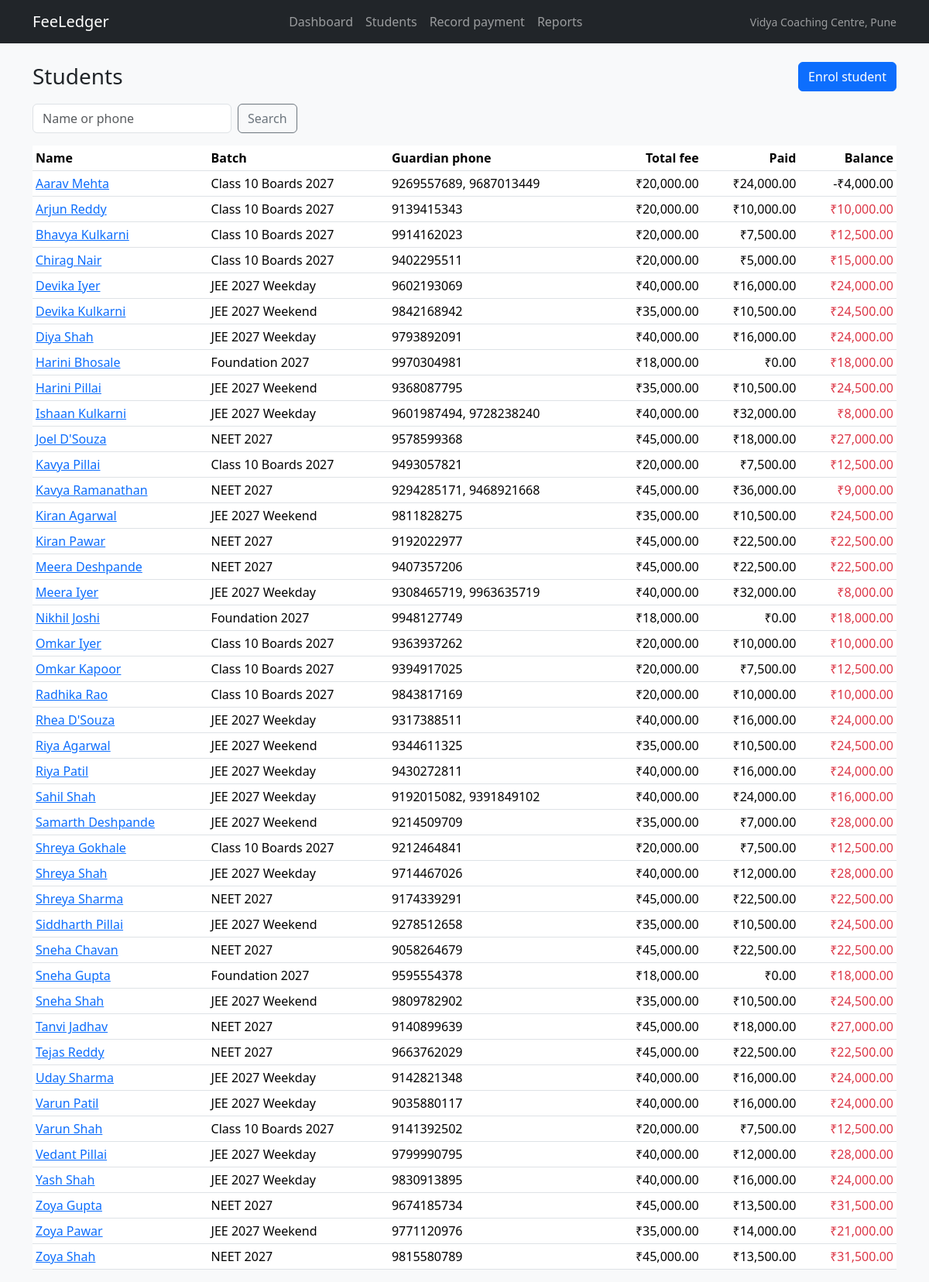
Page /index.php/students on the committed database.
### tables this page shows
CREATE TABLE students (
  id INT UNSIGNED NOT NULL AUTO_INCREMENT PRIMARY KEY,
  batch_id INT UNSIGNED NOT NULL,
  name VARCHAR(120) NOT NULL,
  phone VARCHAR(15) NOT NULL,
  email VARCHAR(150) NULL,
  joined_on DATE NOT NULL,
  discount DECIMAL(10,2) NOT NULL DEFAULT 0,
  KEY idx_students_batch (batch_id),
  CONSTRAINT fk_students_batch FOREIGN KEY (batch_id) REFERENCES batches (id)
);

CREATE TABLE batches (
  id INT UNSIGNED NOT NULL AUTO_INCREMENT PRIMARY KEY,
  name VARCHAR(100) NOT NULL,
  start_date DATE NOT NULL,
  monthly_fee DECIMAL(10,2) NOT NULL,
  installments TINYINT UNSIGNED NOT NULL,
  status ENUM('active','paused') NOT NULL DEFAULT 'active'
);

### application/core/MY_Controller.php (called while the page is built, shortened)
<?php
class MY_Controller extends CI_Controller {
	public function __construct()
	{
		$this->load->model(array('batch_model', 'student_model', 'installment_model', 'payment_model'));
	}
	protected function render($view, array $data = array())
	{
		$data['content'] = $this->load->view($view, $data, TRUE);
		$data['centre_name'] = $this->config->item('centre_name');
		$this->load->view('layout', $data);
	}
}

### application/controllers/Students.php (called while the page is built, shortened)
<?php
class Students extends MY_Controller {
	public function index()
	{
		$students = $this->student_model->list_with_balances();
		foreach ($students as $s)
		{
			$s->balance = $s->total_fee - $s->total_paid;
		}
		$this->render('students/index', array('title' => 'Students', 'q' => '', 'students' => $students));
	}
}

### index.php (called while the page is built, shortened)
<?php
require_once BASEPATH.'core/CodeIgniter.php';

### application/models/Student_model.php (called while the page is built, shortened)
<?php
class Student_model extends CI_Model {
	public function list_with_balances()
	{
		$this->db->select("s.id, s.name, s.phone, b.name AS batch_name,
		    GROUP_CONCAT(DISTINCT g.phone SEPARATOR ', ') AS guardian_phones,
		    (SELECT COALESCE(SUM(i.amount), 0) FROM installments i WHERE i.student_id = s.id) AS total_fee,
		    COALESCE(SUM(p.amount), 0) AS total_paid", FALSE)
			->from('students s')
			->join('batches b', 'b.id = s.batch_id')
			->join('guardians g', 'g.student_id = s.id', 'left')
			->join('payments p', "p.student_id = s.id AND p.status = 'captured'", 'left')
			->group_by('s.id')
			->order_by('s.name');
		return $this->db->get()->result();
	}
}

### application/helpers/legacy_helper.php (called while the page is built, shortened)
<?php
if ( ! function_exists('format_inr'))
{
	function format_inr($amount)
	{
		$amount = (float) $amount;
		$negative = $amount < 0;
		$parts = explode('.', number_format(abs($amount), 2, '.', ''));
		$whole = $parts[0];
		$last3 = substr($whole, -3);
		$rest = substr($whole, 0, -3);
		if ($rest !== '' && $rest !== FALSE)
		{
			$rest = preg_replace('/\B(?=(\d{2})+(?!\d))/', ',', $rest);
			$whole = $rest . ',' . $last3;
		}
		return ($negative ? '-' : '') . '₹' . $whole . '.' . $parts[1];
	}
}

### application/views/students/index.php (the view, shortened to what this page needs)
<div class="d-flex justify-content-between align-items-center mb-3">
	<h1 class="h3 mb-0">Students</h1>
	<a class="btn btn-primary" href="<?php echo site_url('students/enrol'); ?>">Enrol student</a>
</div>
<table class="table table-sm table-hover bg-white">
	<thead>
		<tr><th>Name</th><th>Batch</th><th>Guardian phone</th><th class="text-end">Total fee</th><th class="text-end">Paid</th><th class="text-end">Balance</th></tr>
	</thead>
	<tbody>
	<?php foreach ($students as $s): ?>
		<tr data-student-id="<?php echo (int) $s->id; ?>" data-balance="<?php echo number_format($s->balance, 2, '.', ''); ?>">
			<td><a href="<?php echo site_url('students/view/' . $s->id); ?>"><?php echo html_escape($s->name); ?></a></td>
			<td><?php echo html_escape($s->batch_name); ?></td>
			<td><?php echo html_escape($s->guardian_phones); ?></td>
			<td class="text-end"><?php echo format_inr($s->total_fee); ?></td>
			<td class="text-end"><?php echo format_inr($s->total_paid); ?></td>
			<td class="text-end<?php echo $s->balance > 0 ? ' text-danger' : ''; ?>"><?php echo format_inr($s->balance); ?></td>
		</tr>
	<?php endforeach; ?>
	</tbody>
</table>

### rows in the picture
students: name "Aarav Mehta", batch.name "Class 10 Boards 2027", guardian_phones "9269557689, 9687013449", total_fee "₹20,000.00", total_paid "₹24,000.00", balance "-₹4,000.00"
students: name "Arjun Reddy", batch.name "Class 10 Boards 2027", guardian_phones "9139415343", total_fee "₹20,000.00", total_paid "₹10,000.00", balance "₹10,000.00"
students: name "Bhavya Kulkarni", batch.name "Class 10 Boards 2027", guardian_phones "9914162023", total_fee "₹20,000.00", total_paid "₹7,500.00", balance "₹12,500.00"
students: name "Chirag Nair", batch.name "Class 10 Boards 2027", guardian_phones "9402295511", total_fee "₹20,000.00", total_paid "₹5,000.00", balance "₹15,000.00"
students: name "Devika Iyer", batch.name "JEE 2027 Weekday", guardian_phones "9602193069", total_fee "₹40,000.00", total_paid "₹16,000.00", balance "₹24,000.00"
students: name "Devika Kulkarni", batch.name "JEE 2027 Weekend", guardian_phones "9842168942", total_fee "₹35,000.00", total_paid "₹10,500.00", balance "₹24,500.00"
students: name "Diya Shah", batch.name "JEE 2027 Weekday", guardian_phones "9793892091", total_fee "₹40,000.00", total_paid "₹16,000.00", balance "₹24,000.00"
students: name "Harini Bhosale", batch.name "Foundation 2027", guardian_phones "9970304981", total_fee "₹18,000.00", total_paid "₹0.00", balance "₹18,000.00"
students: name "Harini Pillai", batch.name "JEE 2027 Weekend", guardian_phones "9368087795", total_fee "₹35,000.00", total_paid "₹10,500.00", balance "₹24,500.00"
students: name "Ishaan Kulkarni", batch.name "JEE 2027 Weekday", guardian_phones "9601987494, 9728238240", total_fee "₹40,000.00", total_paid "₹32,000.00", balance "₹8,000.00"
students: name "Joel D'Souza", batch.name "NEET 2027", guardian_phones "9578599368", total_fee "₹45,000.00", total_paid "₹18,000.00", balance "₹27,000.00"
students: name "Kavya Pillai", batch.name "Class 10 Boards 2027", guardian_phones "9493057821", total_fee "₹20,000.00", total_paid "₹7,500.00", balance "₹12,500.00"
students: name "Kavya Ramanathan", batch.name "NEET 2027", guardian_phones "9294285171, 9468921668", total_fee "₹45,000.00", total_paid "₹36,000.00", balance "₹9,000.00"
students: name "Kiran Agarwal", batch.name "JEE 2027 Weekend", guardian_phones "9811828275", total_fee "₹35,000.00", total_paid "₹10,500.00", balance "₹24,500.00"
students: name "Kiran Pawar", batch.name "NEET 2027", guardian_phones "9192022977", total_fee "₹45,000.00", total_paid "₹22,500.00", balance "₹22,500.00"
students: name "Meera Deshpande", batch.name "NEET 2027", guardian_phones "9407357206", total_fee "₹45,000.00", total_paid "₹22,500.00", balance "₹22,500.00"
students: name "Meera Iyer", batch.name "JEE 2027 Weekday", guardian_phones "9308465719, 9963635719", total_fee "₹40,000.00", total_paid "₹32,000.00", balance "₹8,000.00"
students: name "Nikhil Joshi", batch.name "Foundation 2027", guardian_phones "9948127749", total_fee "₹18,000.00", total_paid "₹0.00", balance "₹18,000.00"
students: name "Omkar Iyer", batch.name "Class 10 Boards 2027", guardian_phones "9363937262", total_fee "₹20,000.00", total_paid "₹10,000.00", balance "₹10,000.00"
students: name "Omkar Kapoor", batch.name "Class 10 Boards 2027", guardian_phones "9394917025", total_fee "₹20,000.00", total_paid "₹7,500.00", balance "₹12,500.00"
students: name "Radhika Rao", batch.name "Class 10 Boards 2027", guardian_phones "9843817169", total_fee "₹20,000.00", total_paid "₹10,000.00", balance "₹10,000.00"
students: name "Rhea D'Souza", batch.name "JEE 2027 Weekday", guardian_phones "9317388511", total_fee "₹40,000.00", total_paid "₹16,000.00", balance "₹24,000.00"
students: name "Riya Agarwal", batch.name "JEE 2027 Weekend", guardian_phones "9344611325", total_fee "₹35,000.00", total_paid "₹10,500.00", balance "₹24,500.00"
students: name "Riya Patil", batch.name "JEE 2027 Weekday", guardian_phones "9430272811", total_fee "₹40,000.00", total_paid "₹16,000.00", balance "₹24,000.00"
students: name "Sahil Shah", batch.name "JEE 2027 Weekday", guardian_phones "9192015082, 9391849102", total_fee "₹40,000.00", total_paid "₹24,000.00", balance "₹16,000.00"
students: name "Samarth Deshpande", batch.name "JEE 2027 Weekend", guardian_phones "9214509709", total_fee "₹35,000.00", total_paid "₹7,000.00", balance "₹28,000.00"
students: name "Shreya Gokhale", batch.name "Class 10 Boards 2027", guardian_phones "9212464841", total_fee "₹20,000.00", total_paid "₹7,500.00", balance "₹12,500.00"
students: name "Shreya Shah", batch.name "JEE 2027 Weekday", guardian_phones "9714467026", total_fee "₹40,000.00", total_paid "₹12,000.00", balance "₹28,000.00"
students: name "Shreya Sharma", batch.name "NEET 2027", guardian_phones "9174339291", total_fee "₹45,000.00", total_paid "₹22,500.00", balance "₹22,500.00"
students: name "Siddharth Pillai", batch.name "JEE 2027 Weekend", guardian_phones "9278512658", total_fee "₹35,000.00", total_paid "₹10,500.00", balance "₹24,500.00"
students: name "Sneha Chavan", batch.name "NEET 2027", guardian_phones "9058264679", total_fee "₹45,000.00", total_paid "₹22,500.00", balance "₹22,500.00"
students: name "Sneha Gupta", batch.name "Foundation 2027", guardian_phones "9595554378", total_fee "₹18,000.00", total_paid "₹0.00", balance "₹18,000.00"
students: name "Sneha Shah", batch.name "JEE 2027 Weekend", guardian_phones "9809782902", total_fee "₹35,000.00", total_paid "₹10,500.00", balance "₹24,500.00"
students: name "Tanvi Jadhav", batch.name "NEET 2027", guardian_phones "9140899639", total_fee "₹45,000.00", total_paid "₹18,000.00", balance "₹27,000.00"
students: name "Tejas Reddy", batch.name "NEET 2027", guardian_phones "9663762029", total_fee "₹45,000.00", total_paid "₹22,500.00", balance "₹22,500.00"
students: name "Uday Sharma", batch.name "JEE 2027 Weekday", guardian_phones "9142821348", total_fee "₹40,000.00", total_paid "₹16,000.00", balance "₹24,000.00"
students: name "Varun Patil", batch.name "JEE 2027 Weekday", guardian_phones "9035880117", total_fee "₹40,000.00", total_paid "₹16,000.00", balance "₹24,000.00"
students: name "Varun Shah", batch.name "Class 10 Boards 2027", guardian_phones "9141392502", total_fee "₹20,000.00", total_paid "₹7,500.00", balance "₹12,500.00"
students: name "Vedant Pillai", batch.name "JEE 2027 Weekday", guardian_phones "9799990795", total_fee "₹40,000.00", total_paid "₹12,000.00", balance "₹28,000.00"
students: name "Yash Shah", batch.name "JEE 2027 Weekday", guardian_phones "9830913895", total_fee "₹40,000.00", total_paid "₹16,000.00", balance "₹24,000.00"
students: name "Zoya Gupta", batch.name "NEET 2027", guardian_phones "9674185734", total_fee "₹45,000.00", total_paid "₹13,500.00", balance "₹31,500.00"
students: name "Zoya Pawar", batch.name "JEE 2027 Weekend", guardian_phones "9771120976", total_fee "₹35,000.00", total_paid "₹14,000.00", balance "₹21,000.00"
students: name "Zoya Shah", batch.name "NEET 2027", guardian_phones "9815580789", total_fee "₹45,000.00", total_paid "₹13,500.00", balance "₹31,500.00"

### other values in the picture
$centre_name "Vidya Coaching Centre, Pune"
